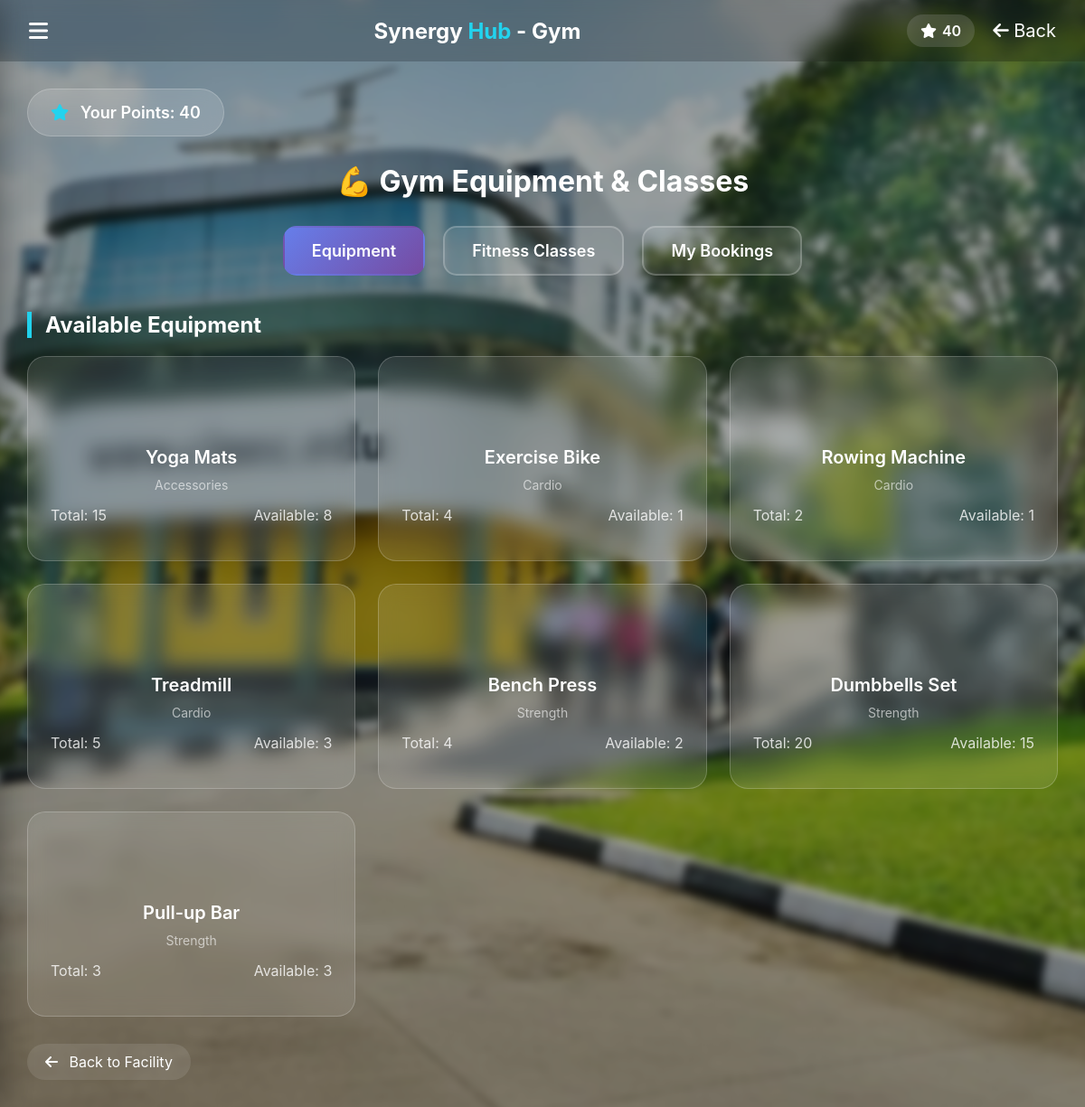
Screenshot of /synergy-hub_Full_Project/gym_equipment.php (signed in) with the database file from the repository.
### tables this page shows
CREATE TABLE `users` (
  `UserID` int(11) NOT NULL,
  `StudentID` varchar(20) DEFAULT NULL,
  `Name` varchar(100) NOT NULL,
  `Email` varchar(100) NOT NULL,
  `PasswordHash` varchar(255) NOT NULL,
  `Role` enum('Admin','User','Visitor') DEFAULT 'User',
  `PointsBalance` int(11) DEFAULT 0,
  `MembershipStatus` enum('Active','Inactive','Expired') DEFAULT 'Active',
  `CreatedAt` timestamp NOT NULL DEFAULT current_timestamp()
);

CREATE TABLE `gym_equipment` (
  `equipment_id` int(11) NOT NULL,
  `name` varchar(255) NOT NULL,
  `quantity` int(11) DEFAULT 1,
  `available` int(11) DEFAULT 1,
  `category` varchar(100) DEFAULT NULL,
  `image_id` varchar(255) DEFAULT NULL,
  `created_at` timestamp NOT NULL DEFAULT current_timestamp()
);

### synergy-hub_Full_Project/gym_equipment.php (the view, shortened to what this page needs)
<?php
require_once 'config.php';
$user_id = $_SESSION['user_id'];
$facility_id = isset($_GET['id']) ? intval($_GET['id']) : 0;
$equip_sql = "SELECT * FROM gym_equipment ORDER BY category, name";
$equip_result = mysqli_query($conn, $equip_sql);
$user_sql = "SELECT PointsBalance, Name FROM Users WHERE UserID = ?";
$user_stmt = mysqli_prepare($conn, $user_sql);
mysqli_stmt_bind_param($user_stmt, "i", $user_id);
mysqli_stmt_execute($user_stmt);
$user_result = mysqli_stmt_get_result($user_stmt);
$user = mysqli_fetch_assoc($user_result);
?>
<!DOCTYPE html>
<html lang="en">
<head>
    <link rel="stylesheet" href="https://cdnjs.cloudflare.com/ajax/libs/font-awesome/6.5.0/css/all.min.css">
</head>
<body>
<div class="bg"></div>
<header class="navbar">
    <div class="menu-btn" onclick="toggleSidebar()">
        <i class="fa-solid fa-bars"></i>
    </div>
    <h1 class="logo">Synergy <span>Hub</span> - Gym</h1>
    <div class="icons">
        <div class="points">
            <i class="fa-solid fa-star"></i>
            <span id="pointsDisplay"><?php echo $user['PointsBalance']; ?></span>
        </div>
        <a href="facility_details.php?id=<?php echo $facility_id; ?>" class="home-link">
            <i class="fa-solid fa-arrow-left"></i> Back
        </a>
    </div>
</header>
<div class="container">
    <div class="points-badge">
        <i class="fa-solid fa-star"></i> Your Points: <span id="currentPoints"><?php echo $user['PointsBalance']; ?></span>
    </div>
    <h1 class="page-title">💪 Gym Equipment & Classes</h1>
    <div class="tabs">
        <button class="tab-btn active" onclick="switchTab('equipment')">Equipment</button>
        <button class="tab-btn" onclick="switchTab('classes')">Fitness Classes</button>
        <button class="tab-btn" onclick="switchTab('bookings')">My Bookings</button>
    </div>
    <div id="equipmentTab">
        <h2 class="section-title">Available Equipment</h2>
        <div class="equipment-grid">
            <?php if(mysqli_num_rows($equip_result) > 0): ?>
                <?php while($item = mysqli_fetch_assoc($equip_result)): ?>
                <div class="equipment-card">
                    <div class="equipment-icon">
                    </div>
                    <div class="equipment-name"><?php echo htmlspecialchars($item['name']); ?></div>
                    <div class="equipment-category"><?php echo htmlspecialchars($item['category']); ?></div>
                    <div class="equipment-stats">
                        <span>Total: <?php echo $item['quantity']; ?></span>
                        <span>Available: <?php echo $item['available']; ?></span>
                    </div>
                </div>
                <?php endwhile; ?>
            <?php else: ?>
                <p style="color: white;">No equipment found.</p>
            <?php endif; ?>
        </div>
    </div>
    <a href="facility_details.php?id=<?php echo $facility_id; ?>" class="back-btn">
        <i class="fa-solid fa-arrow-left"></i> Back to Facility
    </a>
</div>
</body>
</html>

### synergy-hub_Full_Project/gym_equipment.php (style rules this page uses)
* { margin: 0; padding: 0; box-sizing: border-box; font-family: -apple-system, BlinkMacSystemFont, 'Segoe UI', Roboto, Oxygen, Ubuntu, sans-serif; }
body { min-height: 100vh; position: relative; }
.bg { position: fixed; top: 0; left: 0; right: 0; bottom: 0; z-index: -1; }
.bg::before { content: ""; position: absolute; inset: 0; background-image: url("campus.jpg"); background-size: cover; background-position: center; filter: blur(4px) brightness(0.65); transform: scale(1.05); pointer-events: none; }
.navbar { display: flex; justify-content: space-between; align-items: center; padding: 16px 32px; background: rgba(0,0,0,0.2); backdrop-filter: blur(10px); }
.logo { font-size: 24px; font-weight: 700; color: white; }
.logo span { color: #22d3ee; }
.icons { display: flex; gap: 20px; align-items: center; }
.menu-btn { color: white; font-size: 24px; cursor: pointer; transition: transform 0.3s ease; }
.points { display: flex; align-items: center; gap: 6px; font-weight: 600; padding: 8px 15px; border-radius: 20px; background: rgba(255,255,255,0.15); backdrop-filter: blur(10px); color: white; transition: all 0.3s; }
.home-link { color: white; font-size: 20px; text-decoration: none; }
.container { padding: 30px; max-width: 1200px; margin: 0 auto; }
.page-title { color: white; font-size: 32px; margin-bottom: 30px; text-align: center; }
.points-badge { background: rgba(255,255,255,0.15); backdrop-filter: blur(10px); color: white; padding: 15px 25px; border-radius: 50px; display: inline-block; margin-bottom: 30px; font-weight: 600; font-size: 18px; border: 1px solid rgba(255,255,255,0.2); }
.points-badge i { color: #22d3ee; margin-right: 8px; }
.section-title { color: white; font-size: 24px; margin: 40px 0 20px; border-left: 5px solid #22d3ee; padding-left: 15px; }
.tabs { display: flex; justify-content: center; gap: 20px; margin-bottom: 30px; }
.tab-btn { padding: 15px 30px; background: rgba(255,255,255,0.1); border: 2px solid rgba(255,255,255,0.2); border-radius: 15px; color: white; font-size: 18px; font-weight: 600; cursor: pointer; transition: all 0.3s; }
.tab-btn.active { background: linear-gradient(135deg, #667eea 0%, #764ba2 100%); border-color: transparent; }
.equipment-grid { display: grid; grid-template-columns: repeat(auto-fill, minmax(300px, 1fr)); gap: 25px; margin-top: 20px; }
.equipment-card { background: rgba(255,255,255,0.1); backdrop-filter: blur(10px); border-radius: 20px; padding: 25px; border: 1px solid rgba(255,255,255,0.2); transition: all 0.3s; }
.equipment-icon { font-size: 48px; color: #22d3ee; margin-bottom: 15px; text-align: center; }
.equipment-name { color: white; font-size: 20px; font-weight: 600; margin-bottom: 10px; text-align: center; }
.equipment-category { text-align: center; color: rgba(255,255,255,0.6); font-size: 14px; margin-bottom: 15px; }
.equipment-stats { display: flex; justify-content: space-between; margin: 15px 0; color: rgba(255,255,255,0.8); }
.back-btn { display: inline-block; margin-top: 30px; color: white; text-decoration: none; font-size: 16px; padding: 10px 20px; background: rgba(255,255,255,0.1); border-radius: 30px; transition: all 0.3s; }
.back-btn i { margin-right: 8px; }

### rows the page displays
users: PointsBalance "40"
gym_equipment: name "Yoga Mats", category "Accessories", quantity "15", available "8"
gym_equipment: name "Exercise Bike", category "Cardio", quantity "4", available "1"
gym_equipment: name "Rowing Machine", category "Cardio", quantity "2", available "1"
gym_equipment: name "Treadmill", category "Cardio", quantity "5", available "3"
gym_equipment: name "Bench Press", category "Strength", quantity "4", available "2"
gym_equipment: name "Dumbbells Set", category "Strength", quantity "20", available "15"
gym_equipment: name "Pull-up Bar", category "Strength", quantity "3", available "3"
